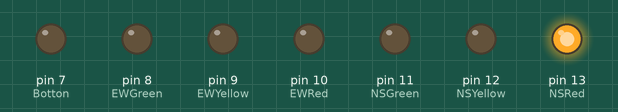
This sketch was run on a simulated Arduino Uno, built with avr-gcc and run on an emulated ATmega328P. Parts: output pins drawn as LEDs (lit = HIGH).

Above: at 0.2 s.
At 1.2 s:
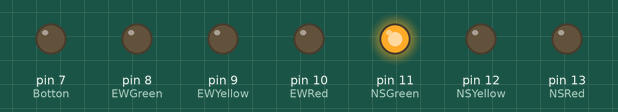
At 1.7 s:
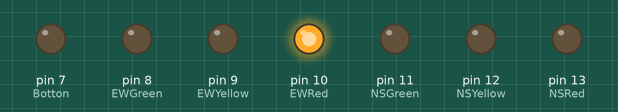
At 2.2 s:
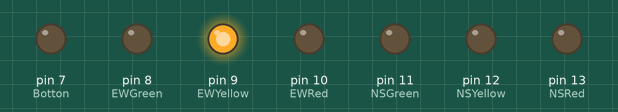
At 3.7 s:
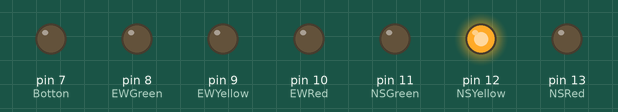
At 5.7 s:
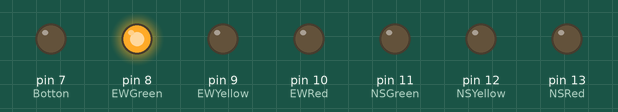
Timing chart, 0 to 6.9 s (numbered marks = the images above):
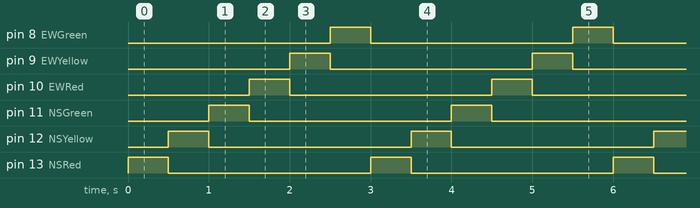

The sketch:

brave_elzing1.ino
```cpp
const int Botton = 7;
const int EWGreen = 8;
const int EWYellow = 9;
const int EWRed = 10;
const int NSGreen = 11;
const int NSYellow = 12;
const int NSRed = 13;

void setup()
{
  pinMode(13, OUTPUT);
  pinMode(12, OUTPUT);
  pinMode(11, OUTPUT);
  pinMode(10, OUTPUT);
  pinMode(9, OUTPUT);
  pinMode(8, OUTPUT);
  pinMode(7, OUTPUT);
}

void loop()
{

    /*
  digitalWrite(EWRed, HIGH);//rød så længe første kryds kører 23sek.
  digitalWrite(NSRed, HIGH);//første kryds skifter til gul 3sek.
  digitalWrite(NSYellow, HIGH);
  delay(3000);
  digitalWrite(NSYellow,LOW);//Den skifter til grøn 10sek.
  digitalWrite(NSRed, LOW);
  digitalWrite(NSGreen, HIGH);
  delay(10000);
  digitalWrite(NSGreen, LOW);//Den skifter til gult 3sek.
  digitalWrite(NSYellow, HIGH);
  delay(3000);
  digitalWrite(NSYellow, LOW);//Den skifter til rødt 23sek.
  digitalWrite(NSRed, HIGH);
  digitalWrite(EWYellow, HIGH);//Den skifter til gult i det andet krydt
  delay(3000);
  digitalWrite(EWYellow,LOW);
  digitalWrite(EWRed, LOW);
  digitalWrite(EWGreen, HIGH);//Den skifter til grønt i 10sek.
  delay(10000);
  digitalWrite(EWGreen, LOW);//Den skifter til gult i 5sek.
  digitalWrite(EWYellow, HIGH);
  delay(3000);
  digitalWrite(EWYellow, LOW);//Den skifter til rødt i 23sek. hvor den kører igennem første kryds
  */
  if(digitalRead(Botton) == HIGH)
  {
    digitalWrite(EWGreen, HIGH);
    delay(500);
    digitalWrite(EWGreen, LOW);
    digitalWrite(EWYellow, HIGH);
    delay(500);
    digitalWrite(EWYellow, LOW);
    digitalWrite(EWRed, HIGH);
    delay(500);
    digitalWrite(EWRed, LOW);
    digitalWrite(NSGreen, HIGH);
    delay(500);
    digitalWrite(NSGreen, LOW);
    digitalWrite(NSYellow, HIGH);
    delay(500);
    digitalWrite(NSYellow, LOW);
    digitalWrite(NSRed, HIGH);
    delay(500);
    digitalWrite(NSRed, LOW);
    return;
  }
  else
  {
    digitalWrite(NSRed, HIGH);
    delay(500);
    digitalWrite(NSRed, LOW);
    digitalWrite(NSYellow, HIGH);
    delay(500);
    digitalWrite(NSYellow, LOW);
    digitalWrite(NSGreen, HIGH);
    delay(500);
    digitalWrite(NSGreen, LOW);
    digitalWrite(EWRed, HIGH);
    delay(500);
    digitalWrite(EWRed, LOW);
    digitalWrite(EWYellow, HIGH);
    delay(500);
    digitalWrite(EWYellow, LOW);
    digitalWrite(EWGreen, HIGH);
    delay(500);
    digitalWrite(EWGreen, LOW);
    return;
  }


}
```

Measured:
- by itself, pin 8 (EWGreen), pin 9 (EWYellow), pin 10 (EWRed), pin 11 (NSGreen), pin 12 (NSYellow), pin 13 (NSRed): alternates HIGH for 0.50 s and LOW for 2.5 s
- by itself, everything shown: repeats every 3.0 s, in 7 steps
